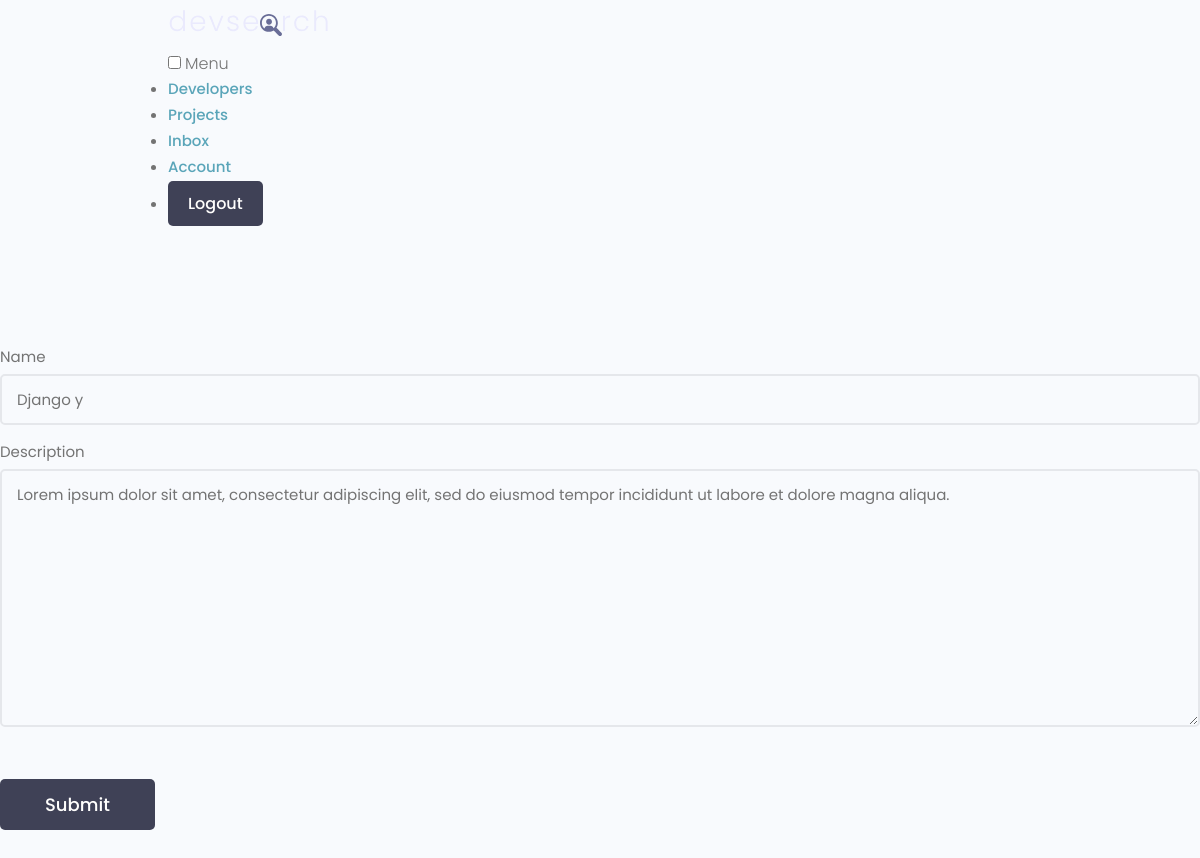
Page /update-skill/26106c78-2c87-470a-aa69-08b76cd8fc13 (signed in) on the committed database.
### users/models.py (models this page shows, shortened)
class Skills(models.Model):
    Owner = models.ForeignKey(Profile, on_delete=models.CASCADE,blank=True,null=True)
    name = models.CharField(max_length=200,blank=True,null=True)
    description = models.TextField(null=True,blank=True)
    created = models.DateTimeField(auto_now_add=True)
    id = models.UUIDField(default=uuid.uuid4, unique=True, primary_key=True, editable=False)

### users/views.py (the view)
# urls.py: path('update-skill/<str:pk>',views.updateSkill,name="update-skill"),
@login_required(login_url="login")
def updateSkill(request,pk):
    profile = request.user.profile
    skill = profile.skills_set.get(id=pk)
    form = SkillForm(instance=skill)
    if request.method == 'POST':
        form  = SkillForm(request.POST,instance=skill)
        if form.is_valid():
            form.save()
            messages.success(request,'Skill was updated successfully!')
            return redirect('account')
    context = {'form':form}
    return render(request, 'users/skill_form.html',context)

### users/forms.py
class SkillForm(ModelForm):
    class Meta:
        model = Skills
        fields = '__all__'
        exclude = ['Owner']
    def __init__(self,*args, **kwargs):
        super(SkillForm, self).__init__(*args, **kwargs)
        for name, field in self.fields.items():
            field.widget.attrs.update({'class': 'input'})

### users/templates/users/skill_form.html (shortened to what this page needs)
{% extends 'main.html' %} {% block content %}
<main class="formPage my-xl">
  <div class="content-box">
    <div class="formWrapper">
      <br />
      <form class="form" method="POST">
        {% csrf_token %} {% for field in form %}
        <div class="form__field">
          <label for="formInput#text">{{field.label}} </label>
          {{field}}
        </div>
        {% endfor %}
        <input
          class="btn btn--sub btn--lg my-md"
          type="submit"
          value="Submit"
        />
      </form>
    </div>
  </div>
</main>
{% endblock content %}

### static/uikit/styles/modules/_variables.css (style rules this page uses)
:root { --color-main: #5aa5b9; --color-main-light: #e6faff; --color-sub: #3f4156; --color-sub-light: #51546e; --color-sub-lighter: #ededfd; --color-text: #737373; --color-gray: #8b8b8b; --color-light: #e5e7eb; --color-light-gray: #767676; --color-bg: #f8fafd; --color-white: #fffefd; --color-white-light: #f3f3f3; --color-success: #359e64; --color-success-bg: #def8e8; --color-error: #fc4b0b; --color-error-bg: #fff2ee; --font-base: 'Poppins', arial, helvetica, 'Segoe UI', roboto, ubuntu, sans-serif; --font-monospace: 'Fira Code', 'Courier New', courier, monospace; --font-regular: 300; --font-medium: 500; --font-bold: 700; --generic-shadow: 1px 1px 5px #00000010; --generic-transition: all 0.3s ease-in-out; }

### static/uikit/styles/modules/_base.css (style rules this page uses)
* { margin: 0; padding: 0; box-sizing: border-box; text-rendering: optimizeLegibility; color: inherit; font-size: inherit; }
html { font-size: 50%; }
@media only screen and (min-width: 480px) { html { font-size: 56.25%; } }
@media only screen and (min-width: 1200px) { html { font-size: 62.5%; } }
body { line-height: 1.6; font-weight: 400; font-size: 1.5rem; color: var(--color-text); background-color: var(--color-bg); min-height: 100vh; }

### static/uikit/styles/modules/_typography.css (style rules this page uses)
* { font-family: var(--font-base); }

### static/uikit/styles/modules/_utilities.css (style rules this page uses)
.my-md { margin: 3rem auto; }
.my-xl { margin: 8rem auto; }

### static/uikit/styles/modules/_button.css (style rules this page uses)
.btn { display: inline-block; position: relative; cursor: pointer; background-color: var(--color-light); font-weight: var(--font-medium); color: var(--color-sub); text-decoration: none; padding: 1rem 2rem; border-radius: 0.5rem; border: none; width: -webkit-fit-content; width: -moz-fit-content; width: fit-content; height: -webkit-fit-content; height: -moz-fit-content; height: fit-content; font-size: 1.6rem; outline-width: 0; outline-color: transparent; -webkit-backface-visibility: hidden; backface-visibility: hidden; transition: all 0.3s ease-in-out; }
.btn--sub { background-color: var(--color-sub); color: var(--color-white); }
.btn--lg { font-size: 1.8rem; padding: 1.2rem 4.5rem; }

### static/uikit/styles/modules/_form.css (style rules this page uses)
.form { display: block; }
.form__field { margin-top: 1.5rem; margin-bottom: 1.5rem; }
.form__label, .form__field > label { display: block; margin-bottom: 0.5rem; color: var(--color-text); }
input.input[type='text'], input.input[type='email'], input.input[type='password'], input.input[type='number'], textarea.input { min-width: 24rem; width: 100%; padding: 1.2rem 1.5rem; border-radius: 0.5rem; border: 2px solid var(--color-light); transition: all 0.3s ease-in-out; background-color: var(--color-bg); }

### rows in the picture
Skills: form "Django y" "Lorem ipsum dolor sit amet, consectetur adipiscing elit, sed do eiusmod tempor incididunt ut labore et dolore magna aliqua."

### other values in the picture
{{ field.label }} "Name" "Description"
